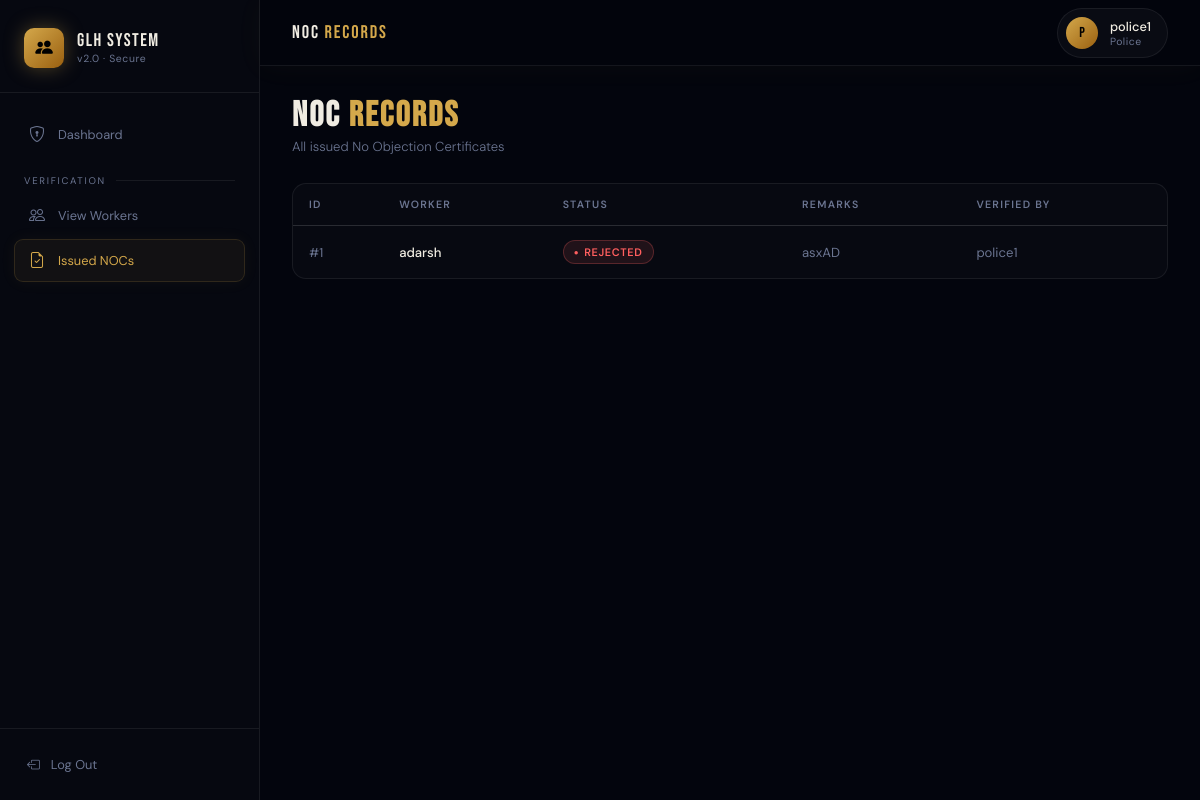
The app's page /police/nocs/ (signed in) with its own data.
### hiring/models.py (models this page shows, shortened)
class UserProfile(models.Model):
    USER_TYPE_CHOICES = [
        ('Admin',    'Admin'),
        ('Police',   'Police'),
        ('Employer', 'Employer'),
        ('Worker',   'Worker'),
    ]
    STATUS_CHOICES = [
        ('Active',   'Active'),
        ('Inactive', 'Inactive'),
    ]
    user      = models.OneToOneField(User, on_delete=models.CASCADE, related_name='profile')
    user_type = models.CharField(max_length=20, choices=USER_TYPE_CHOICES)
    status    = models.CharField(max_length=10, choices=STATUS_CHOICES, default='Active')

class NOC(models.Model):
    STATUS_CHOICES = [
        ('Pending',  'Pending'),
        ('Approved', 'Approved'),
        ('Rejected', 'Rejected'),
    ]
    nid         = models.AutoField(primary_key=True)
    worker      = models.OneToOneField(Worker, on_delete=models.CASCADE, related_name='noc')
    status      = models.CharField(max_length=10, choices=STATUS_CHOICES, default='Pending')
    remarks     = models.TextField(blank=True)
    verified_by = models.ForeignKey(UserProfile, on_delete=models.SET_NULL, null=True, blank=True, related_name='verified_nocs')

### hiring/views.py (the view)
# urls.py: path('police/nocs/',                  views.police_view_nocs,    name='police_view_nocs'),
@login_required
def police_view_nocs(request):
    if get_role(request.user) != 'Police': return redirect('dashboard')
    rows = sql_fetchall(
        "SELECT n.nid,n.status,n.remarks,w.name AS wname,u.username AS vby FROM hiring_noc n JOIN hiring_worker w ON n.worker_id=w.wid LEFT JOIN hiring_userprofile p ON n.verified_by_id=p.id LEFT JOIN auth_user u ON p.user_id=u.id ORDER BY n.nid"
    )
    class O: pass
    nocs = []
    for r in rows:
        obj=O(); obj.nid=r['nid']; obj.status=r['status']; obj.remarks=r['remarks']
        w=O(); w.name=r['wname']; obj.worker=w
        vb=O(); vu=O(); vu.username=r['vby'] or 'Pending'; vb.user=vu; obj.verified_by=vb
        nocs.append(obj)
    return render(request, 'hiring/police/view_nocs.html', {'nocs': nocs})

### hiring/views.py (called while the page is built)
def sql_fetchall(query, params=None):
    with connection.cursor() as cursor:
        cursor.execute(query, params or [])
        columns = [col[0] for col in cursor.description]
        return [dict(zip(columns, row)) for row in cursor.fetchall()]

def get_role(user):
    try:
        return user.profile.user_type
    except Exception:
        return None

### hiring/templates/hiring/police/view_nocs.html (shortened to what this page needs)
{% extends "hiring/base.html" %}
{% block page_title %}NOC <span>Records</span>{% endblock %}
{% block sidebar %}
<a href="{% url 'police_dashboard' %}"><i class="bi bi-shield-lock"></i> Dashboard</a>
<div class="sb-section">Verification</div>
<a href="{% url 'police_view_workers' %}"><i class="bi bi-people"></i> View Workers</a>
<a class="active" href="{% url 'police_view_nocs' %}"><i class="bi bi-file-earmark-check"></i> Issued NOCs</a>
{% endblock %}
{% block content %}
<div class="page-hdr fu"><div><h1>NOC <span>Records</span></h1><p>All issued No Objection Certificates</p></div></div>
<div class="card fu"><div class="tbl-wrap"><table>
  <thead><tr><th>ID</th><th>Worker</th><th>Status</th><th>Remarks</th><th>Verified By</th></tr></thead>
  <tbody>
  {% for n in nocs %}
  <tr>
    <td style="font-size:.8rem;color:var(--mist);">#{{ n.nid }}</td>
    <td class="primary">{{ n.worker.name }}</td>
    <td><span class="badge badge-{{ n.status|lower }}">{{ n.status }}</span></td>
    <td style="max-width:220px;overflow:hidden;text-overflow:ellipsis;white-space:nowrap;font-size:.82rem;">{{ n.remarks|default:"—" }}</td>
    <td>{{ n.verified_by.user.username|default:"Pending" }}</td>
  </tr>
  {% empty %}<tr><td colspan="5"><div class="empty"><i class="bi bi-file-earmark-check"></i><p>No NOCs issued yet</p></div></td></tr>
  {% endfor %}
  </tbody>
</table></div></div>
{% endblock %}

### hiring/templates/hiring/base.html (shortened to what this page needs)
<!DOCTYPE html>
<html lang="en">
<head>
  <link rel="stylesheet" href="https://cdn.jsdelivr.net/npm/bootstrap-icons@1.11.3/font/bootstrap-icons.css">
</head>
<body>
{% if user.is_authenticated %}
<div class="app">
  <aside class="sidebar">
    <div class="sb-brand">
      <a href="#" class="sb-logo">
        <div class="sb-icon"><i class="bi bi-people-fill"></i></div>
        <div>
          <div class="sb-name">GLH System</div>
          <div class="sb-sub">v2.0 · Secure</div>
        </div>
      </a>
    </div>
    <nav class="sb-nav">{% block sidebar %}{% endblock %}</nav>
    <div class="sb-footer">
      <a href="{% url 'logout' %}"><i class="bi bi-box-arrow-left"></i> Log Out</a>
    </div>
  </aside>
  <div class="main">
    <div class="topbar">
      <div class="topbar-title">{% block page_title %}<span>Dashboard</span>{% endblock %}</div>
      <div class="user-chip">
        <div class="user-av">{{ user.username|slice:":1"|upper }}</div>
        <div>
          <div class="user-name">{{ user.username }}</div>
          <div class="user-role">{% if user.profile %}{{ user.profile.user_type }}{% endif %}</div>
        </div>
      </div>
    </div>
    <div class="content">
      {% block content %}{% endblock %}
    </div>
  </div>
</div>
{% else %}
{% block public_content %}{% endblock %}
{% endif %}
</body>
</html>

### records on screen
NOC: nid "1", worker.name "adarsh", status "REJECTED", remarks "asxAD", verified_by.user.username "police1"

### other values on screen
{{ user.username|slice:":1"|upper }} "P"
{{ user.username }} "police1"
{{ user.profile.user_type }} "Police"
